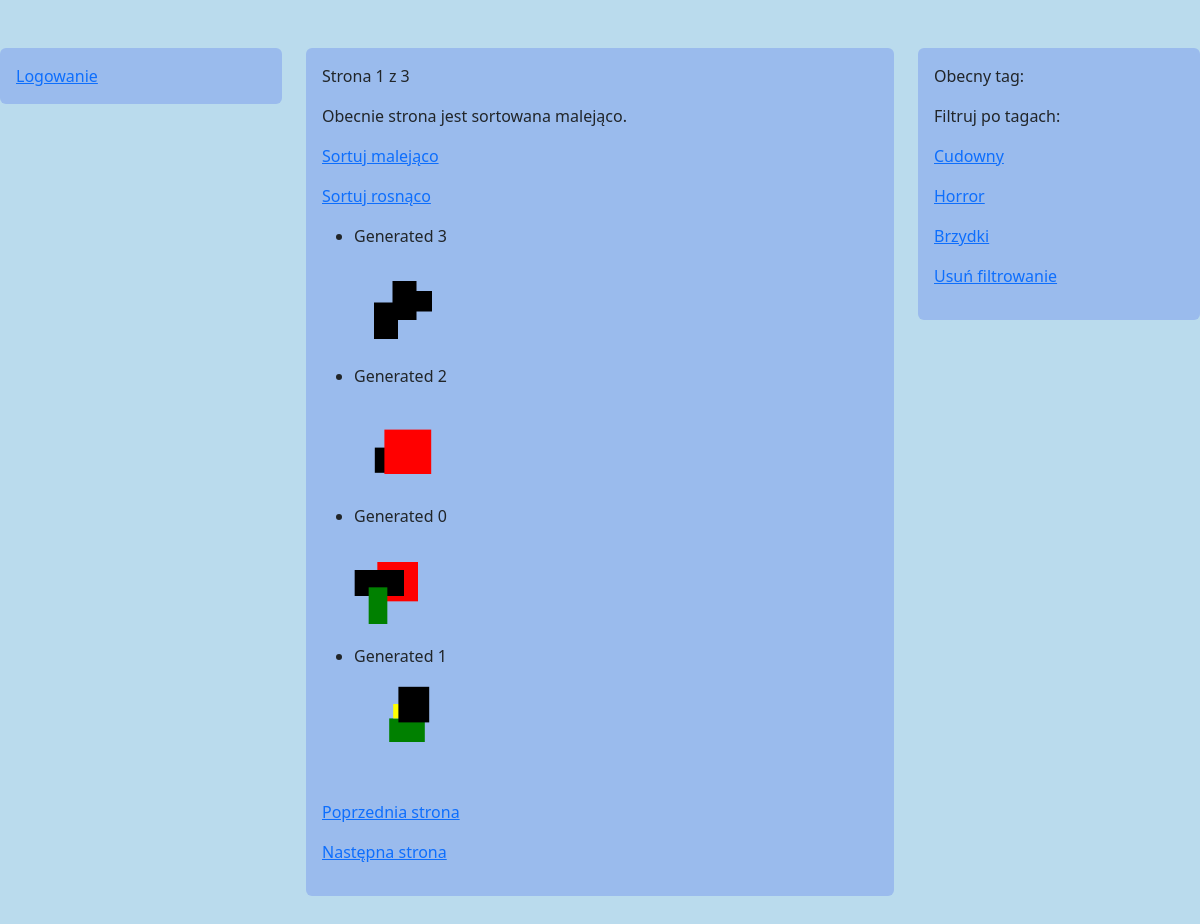
Screenshot of /obrazki/ with the database file from the repository.
### obrazki/models.py (models this page shows)
class Obrazek(models.Model):
    nazwa = models.CharField(max_length=200)
    width = models.IntegerField()
    height = models.IntegerField()
    autor = models.ManyToManyField(User)
    opis = models.CharField(max_length=200, default="")
    data_publikacji = models.DateTimeField(default=datetime.now)
    tags = models.ManyToManyField(ObrazekTag)

class ObrazekTag(models.Model):
    nazwa = models.CharField(max_length=50)

### obrazki/views.py (the view)
# urls.py: path("", views.index, name="index"),
def index(request):
    return page(request, 1)

### obrazki/views.py (called while the page is built, shortened)
def _filter_tag(obrazki_list, tag):
    if tag == "":
        return obrazki_list

### obrazki/templates/obrazki/index.html (shortened to what this page needs)
<!doctype html>
<html>
<head>
  <link href="https://cdn.jsdelivr.net/npm/bootstrap@5.3.3/dist/css/bootstrap.min.css" rel="stylesheet">
</head>
<body style="background-color:#badbed">
    <div class="row">
        <div class="col-3">
            <div class="container my-5 p-3 rounded" style="background-color:#9abbed">
                <a href="/admin/">Logowanie</a>
            </div>
        </div>
        <div class="col-6">
            <div class="container my-5 p-3 rounded" style="background-color:#9abbed">
                {% if obrazki_list %}
                    <p>Strona {{ this_page_nr }} z {{ total_pages }}</p>
                    <p>Obecnie strona jest sortowana {{ sorting_name }}.</p>
                    <p><a href="/?sortowanie=less&filtruj={{ current_tag }}">Sortuj malejąco</a></p>
                    <p><a href="/?sortowanie=greater&filtruj={{ current_tag }}">Sortuj rosnąco</a></p>
                    <ul>
                    {% for obrazek in obrazki_list %}
                        <li>
                            <p> {{ obrazek.0.nazwa }}</p>
                            <a href="/obrazki/{{ obrazek.0.id }}/">{{ obrazek.1 }}</a>
                        </li>
                    {% endfor %}
                    </ul>
                    <p><a href="/obrazki/page/{{ prev_page_nr }}/?sortowanie={{ current_sorting }}&filtruj={{ current_tag }}">Poprzednia strona</a></p>
                    <p><a href="/obrazki/page/{{ next_page_nr }}/?sortowanie={{ current_sorting }}&filtruj={{ current_tag }}">Następna strona</a></p>
                {% else %}
                    <p>Nie znaleziono obrazków.</p>
                {% endif %}
            </div>
        </div>
        <div class="col-3">
            <div class="container my-5 p-3 rounded" style="background-color:#9abbed">
                <p>Obecny tag: {{ current_tag }}</p>
                <p>Filtruj po tagach:</p>
                {% for tag in available_tags %}
                    <p><a href="/?filtruj={{ tag }}">{{ tag }}</a></p>
                {% endfor %}
                <p><a href="/?filtruj=">Usuń filtrowanie</a></p>
            </div>
        </div>
    </div>
</body>
</html>

### rows the page displays
Obrazek: nazwa "Generated 3"
Obrazek: nazwa "Generated 2"
Obrazek: nazwa "Generated 0"
Obrazek: nazwa "Generated 1"
ObrazekTag: available_tags "Cudowny"
ObrazekTag: available_tags "Horror"
ObrazekTag: available_tags "Brzydki"

### other values shown
{{ this_page_nr }} "1"
{{ total_pages }} "3"
{{ sorting_name }} "malejąco"
